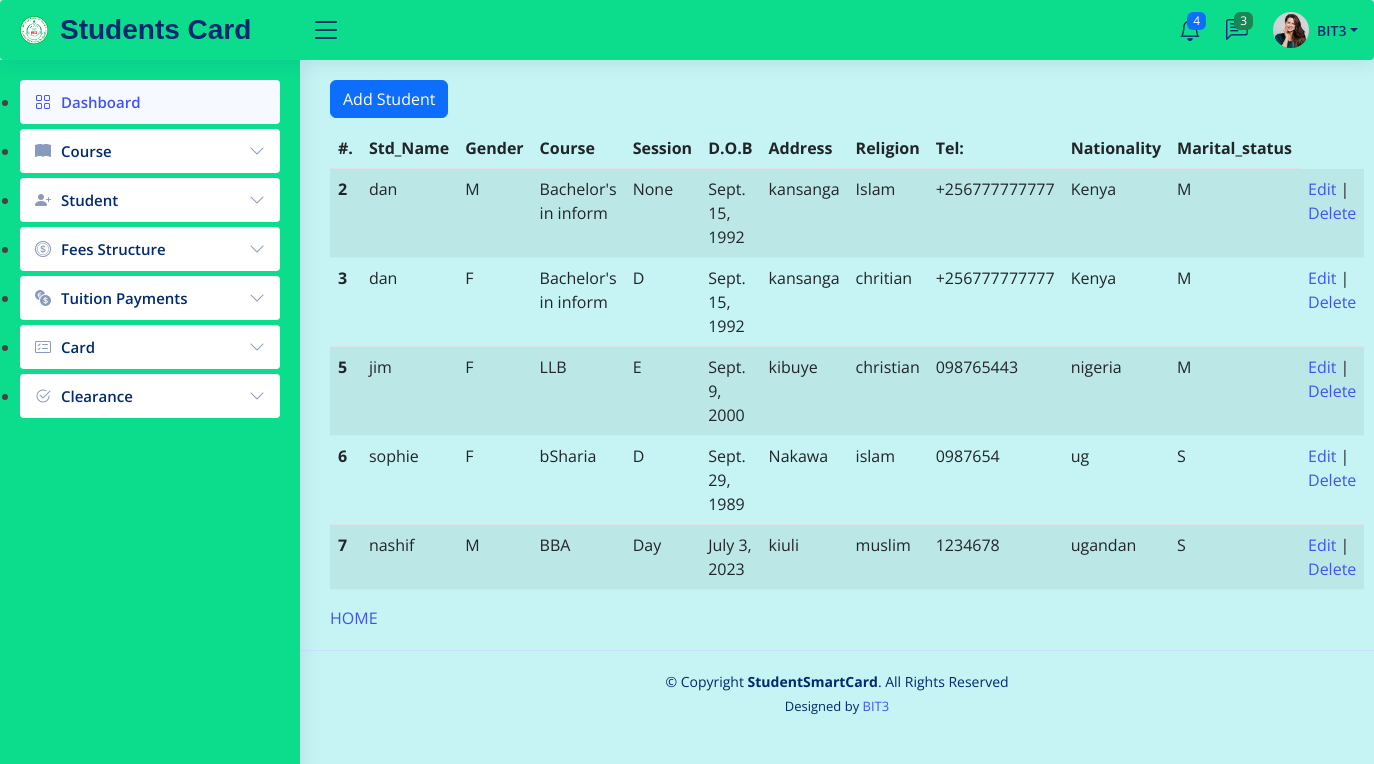
/add_student/ (signed in), run on the app's committed database.
### Cards/models.py (models this page shows, shortened)
class Student(models.Model):
    GENDER_OPTIONS=[
        ("M", "Male"),
        ("F","Female"),
    ]
    MARITAL_STATUS_OPTIONS=[
        ("M","Married"),
        ("S","Single"),
    ]
    SESSION_OPTIONS = [
        ("Day","Day"),
       ("Evening", "Evening"),
        ("Weekend", "Weekend"),
    ]
    student_name = models.CharField(max_length = 50, null= True, blank= True)
    gender = models.CharField(max_length=2, choices=GENDER_OPTIONS)
    course = models.ForeignKey(Course,on_delete=models.CASCADE)
    session = models.CharField(max_length = 8, choices = SESSION_OPTIONS ,null= True, blank= True)
    date_of_birth = models.DateField(auto_now = False)
    address = models.CharField(max_length = 25, null= True, blank= True)
    religion = models.CharField(max_length=20)
    telephone_no = models.CharField(max_length = 15)
    nationality = models.CharField(max_length = 20,null= True, blank= True)
    marital_status = models.CharField(max_length=2, choices= MARITAL_STATUS_OPTIONS)

class Course(models.Model):
    course_name = models.CharField(max_length=20)
    faculty = models.CharField(max_length=50)
    course_code = models.CharField(max_length=20)
    duration = models.CharField(max_length=20)
    def __str__(self):
        return self.course_name

### Cards/views.py (the view)
# urls.py: path('add_student/', add_student_view, name = 'add_student_page'),
@login_required
def add_student_view(request):
    message = ""
    if request.method == "POST":
        student_form = StudentForm(request.POST)
        if student_form.is_valid():
            student_form.save()
        messages.success(request, message = 'Student has been Added Successfully !')
    else:
        student_form = StudentForm()
    students = Student.objects.all()
    context = {
        'form' : student_form,
        'msg' : message,
        'students' : students,
    }
    return render(request, "add_student.html", context)

### Cards/templates/add_student.html (shortened to what this page needs)
{% extends './base2.html' %}
{% load crispy_forms_tags %}
{% block content %}
                <button type="button" class="btn btn-primary" data-bs-toggle="modal" data-bs-target="#basicModal">
                Add Student
                </button>
    </div>
            <table class="table table-striped">
                <thead>
                    <tr>
                        <th scope="col">#.</th>
                        <th scope="col">Std_Name</th>
                        <th scope="col">Gender</th>
                        <th scope="col">Course</th>
                        <th scope="col">Session</th>
                        <th scope="col">D.O.B</th>
                        <th scope="col">Address</th>
                        <th scope="col">Religion</th>
                        <th scope="col">Tel:</th>
                        <th scope="col">Nationality</th>
                        <th scope="col">Marital_status</th>
                    </tr>
                </thead>
                    <tbody>
                        {% for student in students %}
                            <tr>
                                <th scope="row">{{student.id}}</th>
                                <td>{{student.student_name}}</td>
                                <td>{{student.gender}}</td>
                                <td>{{student.course}}</td>
                                <td>{{student.session}}</td>
                                <td>{{student.date_of_birth}}</td>
                                <td>{{student.address}}</td>
                                <td>{{student.religion}}</td>
                                <td>{{student.telephone_no}}</td>
                                <td>{{student.nationality}}</td>
                                <td>{{student.marital_status}}</td>
                                <td>
                                    <a href="{% url 'edit_student_page' student.id %}">Edit</a> |
                                    <a href="{% url 'delete_student_page' student.id %}"
                                    onclick ="return confirm('Are you sure to delete this Student')">
                                    Delete
                                    </a>
                                </td>
                            </tr>
                        {% endfor %}
                    </tbody>
                </table>
        <a href="{% url 'index_page' %}">HOME</a>
{% endblock content %}

### static/assets/css/style.css (style rules this page uses)
:root { scroll-behavior: smooth; }
body { font-family: "Open Sans", sans-serif; background: #c6f3f3; color: #444444; }
a { color: #4154f1; text-decoration: none; }

### data on the page
Student: id "2", student_name "dan", gender "M", course "Bachelor's in inform", session "None", date_of_birth "Sept. 15, 1992", address "kansanga", religion "Islam", telephone_no "+256777777777", nationality "Kenya", marital_status "M"
Student: id "3", student_name "dan", gender "F", course "Bachelor's in inform", session "D", date_of_birth "Sept. 15, 1992", address "kansanga", religion "chritian", telephone_no "+256777777777", nationality "Kenya", marital_status "M"
Student: id "5", student_name "jim", gender "F", course "LLB", session "E", date_of_birth "Sept. 9, 2000", address "kibuye", religion "christian", telephone_no "098765443", nationality "nigeria", marital_status "M"
Student: id "6", student_name "sophie", gender "F", course "bSharia", session "D", date_of_birth "Sept. 29, 1989", address "Nakawa", religion "islam", telephone_no "0987654", nationality "ug", marital_status "S"
Student: id "7", student_name "nashif", gender "M", course "BBA", session "Day", date_of_birth "July 3, 2023", address "kiuli", religion "muslim", telephone_no "1234678", nationality "ugandan", marital_status "S"
